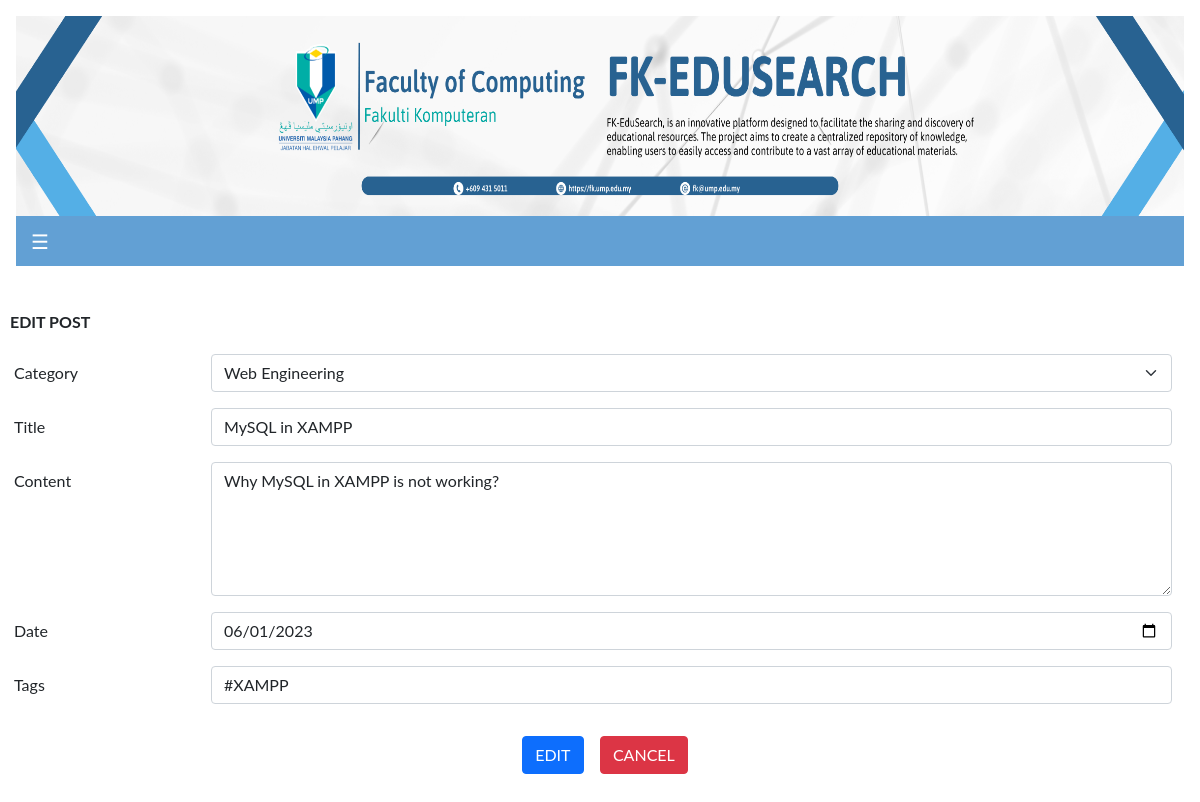
/MODULE2/edit.php?discussion_id=10, run on the app's committed database.
### tables this page shows
CREATE TABLE `discussion` (
  `discussion_id` int(11) NOT NULL,
  `category_id` int(11) NOT NULL,
  `expert_id` int(11) NOT NULL,
  `title` varchar(30) NOT NULL,
  `content` varchar(100) NOT NULL,
  `tags` varchar(20) NOT NULL,
  `date` date DEFAULT NULL,
  `discussion_like` int(11) NOT NULL,
  `discussion_comment` int(11) NOT NULL
);

### MODULE2/edit.php (the view, shortened to what this page needs)
<?php
$link = mysqli_connect("localhost", "root", "", "fkedusearch_module2") or die(mysqli_connect_error());
if (isset($_GET['discussion_id'])) {
    $discussion_id = $_GET['discussion_id'];
    $query = "SELECT * FROM discussion WHERE discussion_id = $discussion_id";
    $result = mysqli_query($link, $query);
    if ($row = mysqli_fetch_assoc($result)) {
        $category_id = $row['category_id'];
        $title = $row['title'];
        $content = $row['content'];
        $tags = $row['tags'];
        $date = $row['date'];
        $categoryQuery = "SELECT * FROM category";
        $categoryResult = mysqli_query($link, $categoryQuery);
?>
        <!DOCTYPE html>
        <html>
        <head>
            <link href="https://cdn.jsdelivr.net/npm/bootstrap@5.0.2/dist/css/bootstrap.min.css" rel="stylesheet">
        </head>
        <body>
            <?php include '../UserSideBar/User_sidebar.php' ?>
            <div class="content">
                <div style="margin-top: 30px; margin-left: 10px;">
                    <form class="row g-3" method="POST" action="update.php">
                        <h6 align="left"><b>EDIT POST</b></h6><br><br>
                        <div class="mb-3 row" style="margin-top: 10px;">
                            <label for="category_id" class="col-sm-2 col-form-label">Category</label>
                            <div class="col-sm-10">
                                <select class="form-select" id="category_id" name="category_id" aria-label="Default select example">
                                    <?php
                                    while ($categoryRow = mysqli_fetch_assoc($categoryResult)) {
                                        $categoryId = $categoryRow['category_id'];
                                        $categoryType = $categoryRow['category_type'];
                                        if ($categoryId == $category_id) {
                                            echo "<option value='$categoryId' selected>$categoryType</option>";
                                        } else {
                                            echo "<option value='$categoryId'>$categoryType</option>";
                                        }
                                    }
                                    ?>
                                </select>
                            </div>
                        </div>
                        <div class="mb-3 row">
                            <label for="title" class="col-sm-2 col-form-label">Title</label>
                            <div class="col-sm-10">
                                <input type="text" class="form-control" id="title" name="title" value="<?php echo $title; ?>">
                            </div>
                        </div>
                        <div class="mb-3 row">
                            <label for="content" class="col-sm-2 col-form-label">Content</label>
                            <div class="col-sm-10">
                                <textarea class="form-control" id="content" name="content" rows="5"><?php echo $content; ?></textarea>
                            </div>
                        </div>
                        <div class="mb-3 row">
                            <label for="content" class="col-sm-2 col-form-label">Date</label>
                            <div class="col-sm-10">
                                <input type="date" class="form-control" id="date" name="date" value="<?php echo $date; ?>">
                            </div>
                        </div>
                        <div class="mb-3 row">
                            <label for="tags" class="col-sm-2 col-form-label">Tags</label>
                            <div class="col-sm-10">
                                <input type="text" class="form-control" id="tags" name="tags" value="<?php echo $tags; ?>">
                            </div>
                        </div>
                        <div class="d-flex justify-content-center">
                            <button type="submit" class="btn btn-primary">EDIT</button>
                            <button type="button" class="btn btn-danger" onclick="window.location.href = 'view.php'">CANCEL</button>
                        </div>
                    </form>
                </div>
            </div>
            <br><br>
        </body>
        </html>
<?php
    } else {
        echo "Post not found";
    }
} else {
    echo "Invalid request";
}
?>

### UserSideBar/User_sidebar.php (style rules this page uses)
body { font-family: "Lato", sans-serif; }

### data on the page
discussion: title "MySQL in XAMPP", content "Why MySQL in XAMPP is not working?", date "06/01/2023", tags "#XAMPP"

### other printed values
form field category_id "Web Engineering"
